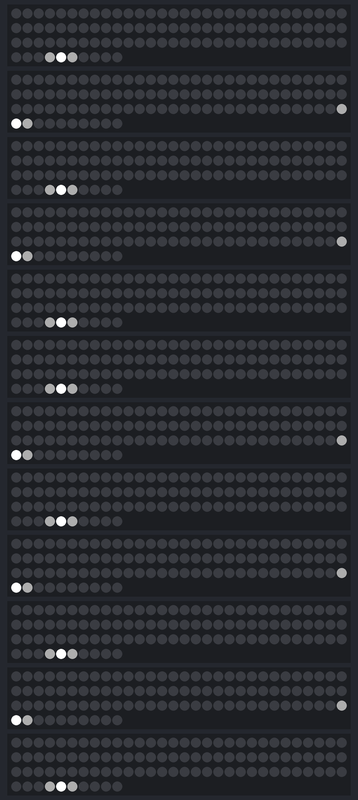
Bench run of a sketch on a simulated ESP32. On the bench: 12 × 100 RGB LEDs in strip order, left to right, continuing on the next row. Random numbers use the default seed unless the sketch sets one; what the sketch prints to the serial monitor is not drawn.

Above: at 0.84 s.
At 5.56 s:
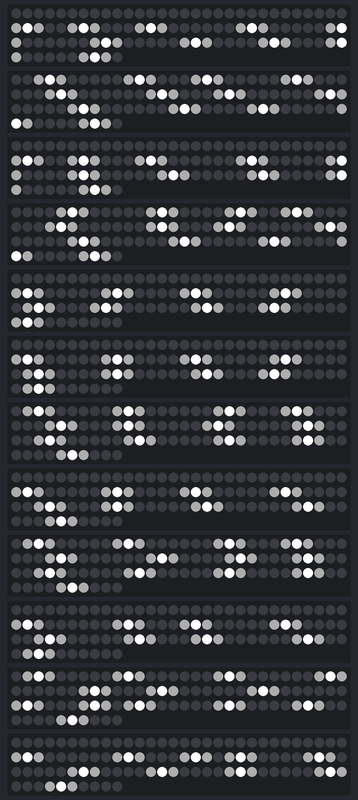
At 10.27 s:
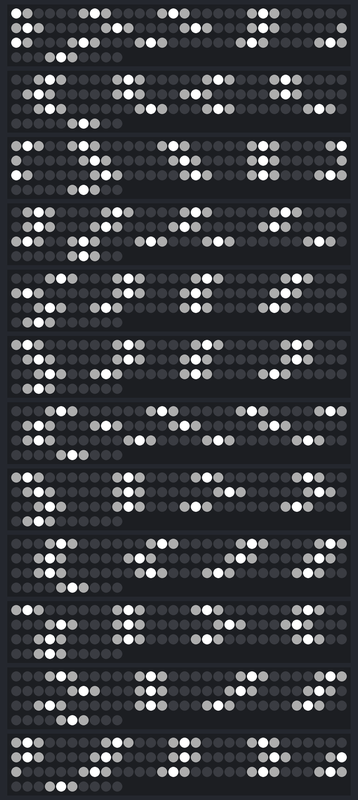
At 20.05 s:
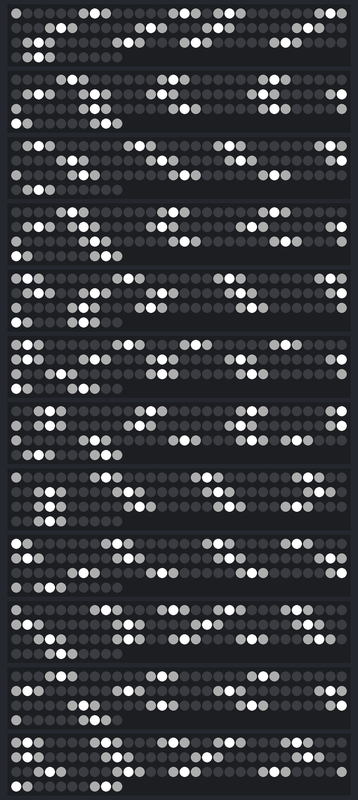
At 29.82 s:
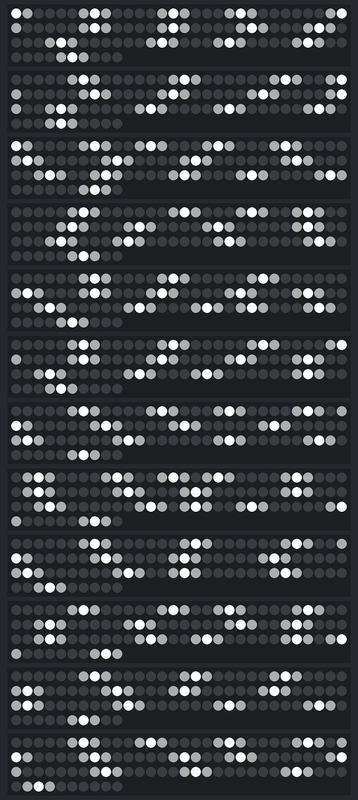
At 39.59 s:
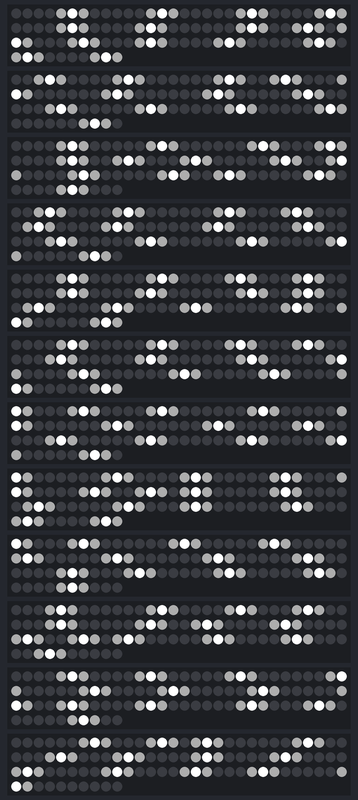

The sketch:

ESP32_12x100_leds_two_way.ino
```cpp
#include <FastLED.h>

#define rows 12
#define columns 100

int dir_count = 0;

//int data_pins [] = {22,23,24,25,26,27,28,29,30,31,32,33,34,35,36}; // length needs to match rows

int timer_intervals[]{ 40, 30, 50, 30, 40, 50, 30, 50, 30, 50, 30, 50 };
unsigned long timers[]{ 0, 0, 0, 0, 0, 0, 0, 0, 0, 0, 0, 0 };
int rain_positions[12][100];
bool dir = false;

CRGB leds[rows][columns];

int space_to_next_drop = 5;

void setup() {


  Serial.begin(9600);
  FastLED.addLeds<NEOPIXEL, 22>(leds[0], columns);
  FastLED.addLeds<NEOPIXEL, 23>(leds[1], columns);
  FastLED.addLeds<NEOPIXEL, 15>(leds[2], columns);
  FastLED.addLeds<NEOPIXEL, 25>(leds[3], columns);
  FastLED.addLeds<NEOPIXEL, 26>(leds[4], columns);
  FastLED.addLeds<NEOPIXEL, 27>(leds[5], columns);
  FastLED.addLeds<NEOPIXEL, 16>(leds[6], columns);
  FastLED.addLeds<NEOPIXEL, 17>(leds[7], columns);
  FastLED.addLeds<NEOPIXEL, 18>(leds[8], columns);
  FastLED.addLeds<NEOPIXEL, 19>(leds[9], columns);
  //FastLED.addLeds<NEOPIXEL, 32>(leds[0], columns);
  //FastLED.addLeds<NEOPIXEL, 33>(leds[11], columns);
  FastLED.addLeds<NEOPIXEL, 21>(leds[10], columns);
  FastLED.addLeds<NEOPIXEL, 14>(leds[11], columns);
  //FastLED.addLeds<NEOPIXEL, 13>(leds[14], columns);
  for (int c = columns - 1; c >= 0; c--) {
    Serial.println(c);
  }
  rain_positions[0][0] = 1;  // test drop
}

void loop() {
  bool changes_to_make = false;

  for (int r = 0; r < rows; r++) {


    if (millis() > timers[r] + timer_intervals[r]) {
      timers[r] = millis();
      changes_to_make = true;

      dir_count ++;
      if (dir_count > 2000){
        dir_count = 0;
        dir = !dir;
      }

      if (dir){

        // move all existing drops
        for (int c = columns - 1; c >= 0; c--) {
          if (rain_positions[r][c] == 1) {
            rain_positions[r][c] = 0;                                // turn off old one
            if (c + 1 <= columns - 1) rain_positions[r][c + 1] = 1;  // turn on new one
          }
        }

        // add new drop in the front
        bool drop_found = false;
        for (int c = 0; c < space_to_next_drop; c++) {
          if (rain_positions[r][c] == 1) drop_found = true;
        }
        if (!drop_found) {
          rain_positions[r][0] = 1;
          space_to_next_drop = int(random(4, 10));
        }
      }

      else{
        // move all existing drops
        for (int c = 0; c <= columns-1; c++) {
          if (rain_positions[r][c] == 1) {
            rain_positions[r][c] = 0;                                // turn off old one
            if (c - 1 >= 0) rain_positions[r][c - 1] = 1;  // turn on new one
          }
        }

        // add new drop in the front
        bool drop_found = false;
        for (int c = columns - 1; c > columns - 1 - space_to_next_drop; c--) {
          if (rain_positions[r][c] == 1) drop_found = true;
        }
        if (!drop_found) {
          rain_positions[r][columns - 1] = 1;
          space_to_next_drop = int(random(4, 10));
        }
      }

      // send new pixels to physical strip
      for (int c = 0; c < columns; c++) {

        if (rain_positions[r][c] == 1) {
          leds[r][c] = CRGB(50, 50, 50);
          if (c - 1 >= 0) leds[r][c - 1] = CRGB(255, 255, 255);
          if (c - 2 >= 0) leds[r][c - 2] = CRGB(50, 50, 50);
        } else leds[r][c] = CRGB(0, 0, 0);
      }
    }
  }

  if (changes_to_make) {
    FastLED.show();
  }
}
```
